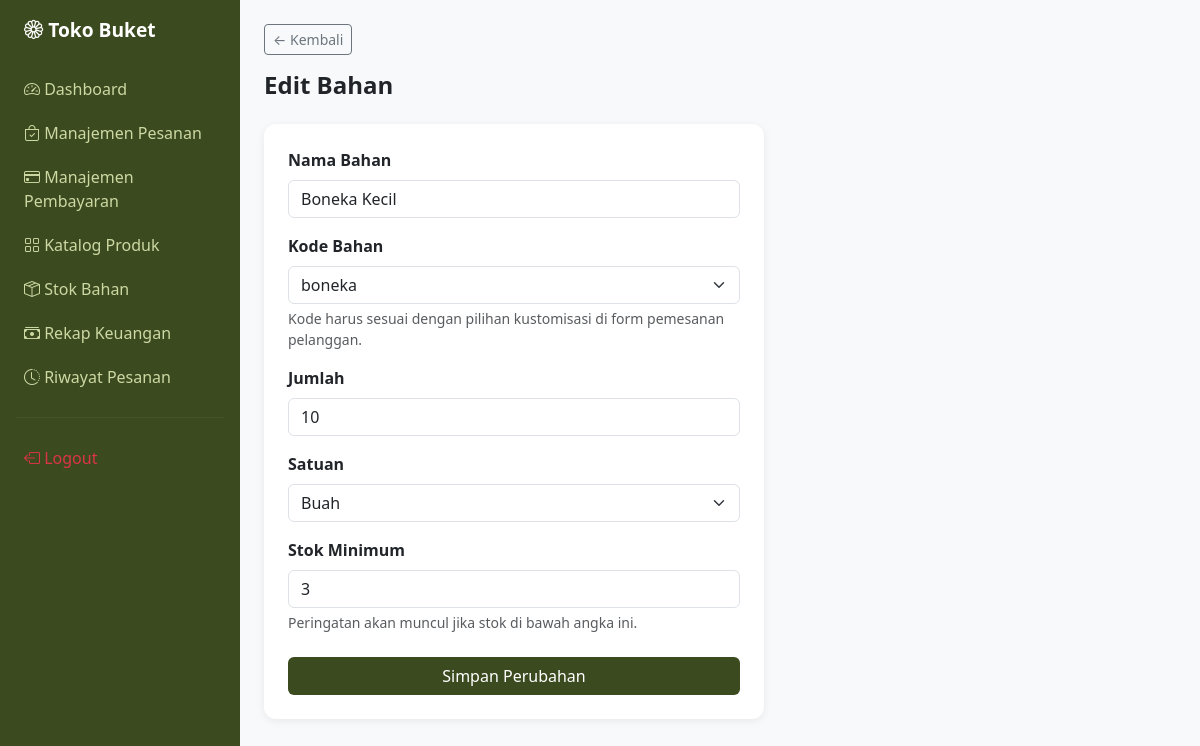
The app's page /index.php?page=stok&action=edit&id=13 (signed in) with its own data.
### tables this page shows
CREATE TABLE stok_bahan (
    id INT AUTO_INCREMENT PRIMARY KEY,
    nama_bahan VARCHAR(100) NOT NULL,
    kode_bahan VARCHAR(50) NULL,
    jumlah INT DEFAULT 0,
    satuan VARCHAR(20),
    stok_minimum INT DEFAULT 5,
    diupdate_oleh INT,
    updated_at DATETIME DEFAULT CURRENT_TIMESTAMP,
    FOREIGN KEY (diupdate_oleh) REFERENCES admin(id) ON DELETE SET NULL
);

### controllers/StokController.php (called while the page is built, shortened)
<?php
require_once __DIR__ . '/../config/database.php';
require_once __DIR__ . '/../models/StokModel.php';
class StokController {
    private $stokModel;
    public function __construct() {
        $this->stokModel = new StokModel();
    }
    public function edit($id) {
        $bahan = $this->stokModel->getById($id);
        require_once __DIR__ . '/../views/admin/stok_form.php';
    }
}

### config/database.php (called while the page is built, shortened)
<?php
function getDB() {
    static $conn = null;
    if ($conn === null) {
        $conn = new mysqli(DB_HOST, DB_USER, DB_PASS, DB_NAME);
        $conn->set_charset('utf8mb4');
    }
    return $conn;
}

### models/StokModel.php (called while the page is built, shortened)
<?php
require_once __DIR__ . '/../config/database.php';
class StokModel {
    private $db;
    public function __construct() {
        $this->db = getDB();
    }
    public function getById($id) {
        $stmt = $this->db->prepare("SELECT * FROM stok_bahan WHERE id = ? LIMIT 1");
        $stmt->bind_param("i", $id);
        $stmt->execute();
        return $stmt->get_result()->fetch_assoc();
    }
}

### views/admin/stok_form.php (the view, shortened to what this page needs)
<?php require_once __DIR__ . '/../layouts/header.php'; ?>
<?php require_once __DIR__ . '/../layouts/sidebar.php'; ?>
<div class="flex-grow-1 p-4">
    <a href="index.php?page=stok" class="btn btn-sm btn-outline-secondary mb-3">&larr; Kembali</a>
    <h4 class="fw-bold mb-4"><?= isset($bahan) ? 'Edit Bahan' : 'Tambah Bahan Baru' ?></h4>
    <div class="card p-4" style="max-width:500px">
        <form method="POST" action="index.php?page=stok&action=<?= isset($bahan)?'update':'simpan' ?>">
            <div class="mb-3">
                <label class="form-label fw-semibold">Nama Bahan</label>
                <input type="text" name="nama_bahan" class="form-control"
                       value="<?= isset($bahan)?htmlspecialchars($bahan['nama_bahan']):'' ?>"
                       placeholder="cth: Kertas Wrap Pink" required>
            </div>
            <div class="mb-3">
                <label class="form-label fw-semibold">Kode Bahan</label>
                <select name="kode_bahan" class="form-select" required>
                    <optgroup label="Tambahan Hiasan">
                        <option value="boneka"       <?= (isset($bahan)&&$bahan['kode_bahan']==='boneka')?'selected':'' ?>>boneka</option>
                    </optgroup>
                </select>
                <div class="form-text">Kode harus sesuai dengan pilihan kustomisasi di form pemesanan pelanggan.</div>
            </div>
            <div class="mb-3">
                <label class="form-label fw-semibold">Jumlah</label>
                <input type="number" name="jumlah" class="form-control"
                       value="<?= isset($bahan)?$bahan['jumlah']:0 ?>" min="0" required>
            </div>
            <div class="mb-3">
                <label class="form-label fw-semibold">Satuan</label>
                <select name="satuan" class="form-select">
                    <option value="buah"   <?= (isset($bahan)&&$bahan['satuan']==='buah')?'selected':'' ?>>Buah</option>
                </select>
            </div>
            <div class="mb-4">
                <label class="form-label fw-semibold">Stok Minimum</label>
                <input type="number" name="stok_minimum" class="form-control"
                       value="<?= isset($bahan)?$bahan['stok_minimum']:5 ?>" min="1">
                <div class="form-text">Peringatan akan muncul jika stok di bawah angka ini.</div>
            </div>
            <button type="submit" class="btn text-white w-100" style="background:#3B4A1F">
                <?= isset($bahan) ? 'Simpan Perubahan' : 'Tambah Bahan' ?>
            </button>
        </form>
    </div>
</div>
<?php require_once __DIR__ . '/../layouts/footer.php'; ?>

### views/layouts/header.php (style rules this page uses)
body { background: #f8f9fa; }
.card { border: none; border-radius: 12px; box-shadow: 0 2px 8px rgba(0,0,0,0.07); }

### records on screen
stok_bahan: nama_bahan "Boneka Kecil", kode_bahan "boneka", jumlah "10", satuan "Buah", stok_minimum "3"

### other values on screen
APP_NAME "Toko Buket"
